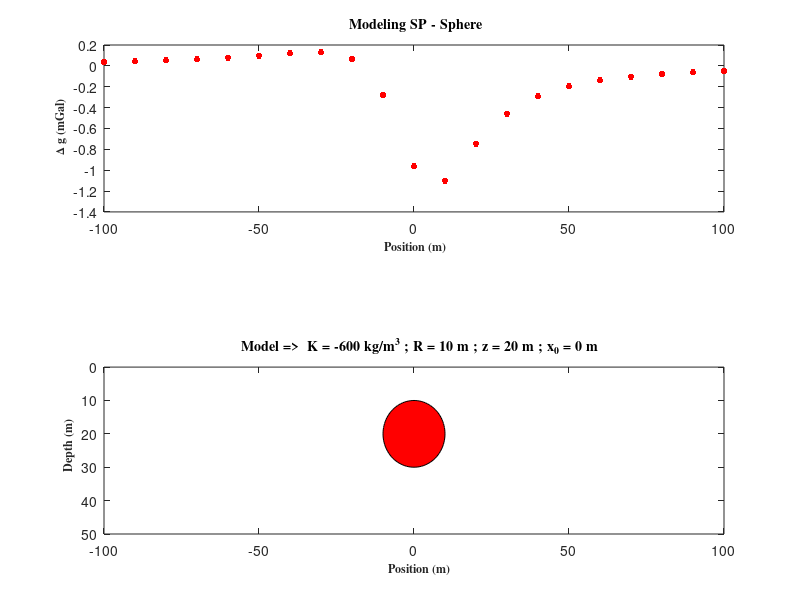

Write the MATLAB code that produced this figure.
% Copyright: 2018 - Teknik Geofisika, Universitas Pertamina
% URL: https://sites.google.com/site/metkomup/programming

clear; close; clc;

%Konstanta
K = -600;
z = 20;
x0 = 0;
teta = 40;

%Lokasi Pengukuran
x= -100:10:100;

%%----------- FORMULA FORWARD BALL ---------%%
for i=1:length (x)
    V(i)= ((x(i)-x0)*cosd(teta)+ z*sind(teta))/(((x(i)-x0)^2+z^2)^1.5);
end

dy=K*V;

%%--------- PLOT FORWARD --------%%
figure (1)
subplot (5,1,[1 2])
plot(x,dy,'.','color','r','Markersize',15);
xlim([min(x) max(x)]);
xlabel('\bf \fontsize{12}\fontname{Times}Position (m)');
ylabel('\bf \fontsize{12}\fontname{Times}\Delta g (mGal)');
title('\bf \fontsize{14}\fontname{Times}Modeling SP - Sphere');

subplot(5,1,[4 5])


% Gambar Bola
th = 0:pi/50:2*pi;
R = 10;
xunit = R*cos(th)+x0;
yunit = R*sin(th)+z;
fill(xunit,yunit,'r');
set(gca,'ydir','reverse');
axis([min(x) max(x) 0 50]);
title([ ' \bf \fontsize{14} \fontname{Times}Model => ' , ' K = ' , ...
 num2str(K), ' kg/m^3 ; R = ' ,num2str(R), ...
 ' m ; z = ' ,num2str(z), ' m ; x_0 = ' ,num2str(x0), ' m' ]);
xlabel(' \bf \fontsize{12} \fontname{Times}Position (m)' );
ylabel(' \bf \fontsize{12} \fontname{Times}Depth (m)' );
%axis equal;
